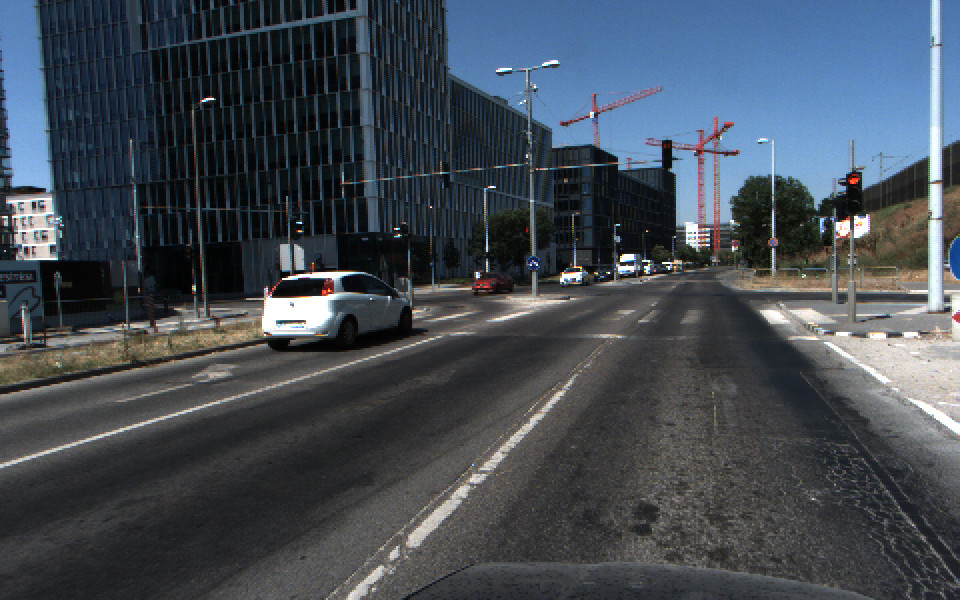
//> input picture m2.jpg, 960 x 600 px
$ ./homography_estimation 2 m2.jpg m8.jpg out.png   (built with g++ and OpenCV 4)
//> lines starting //> are read from the running program, lines starting //| are printed output that depends on the picture
#include <iostream>
#include <stdio.h>
#include <opencv2/opencv.hpp>
#include <vector>
#include <string>
#include <fstream>
#include <sstream>
#include <omp.h>

using namespace cv;
using namespace std;
#define SQRT2 1.41


void normalizePoints(
	const vector<Point2f>& input_source_points_,
	const vector<Point2f>& input_destination_points_,
	vector<Point2f>& output_source_points_,
	vector<Point2f>& output_destination_points_,
	Mat& T1_,
	Mat& T2_)
{
	T1_ = Mat::eye(3, 3, CV_32F);
	T2_ = Mat::eye(3, 3, CV_32F);

	const size_t pointNumber = input_source_points_.size();
	output_source_points_.resize(pointNumber);
	output_destination_points_.resize(pointNumber);
	float mean_source_x = 0.0, mean_source_y = 0.0, mean_destination_x = 0.0, mean_destination_y = 0.0;

	for (auto i = 0; i < pointNumber; ++i)
	{
		mean_source_x += input_source_points_[i].x;
		mean_source_y += input_source_points_[i].y;
		mean_destination_x += input_destination_points_[i].x;
		mean_destination_y += input_destination_points_[i].y;
	}
	mean_source_x /= pointNumber;
	mean_source_y /= pointNumber;
	mean_destination_x /= pointNumber;
	mean_destination_y /= pointNumber;

	float spread_source_x = 0.0, spread_source_y = 0.0, spread_destination_x = 0.0, spread_destination_y = 0.0;
	for (auto i = 0; i < pointNumber; ++i) {
		spread_source_x += (input_source_points_[i].x - mean_source_x) * (input_source_points_[i].x - mean_source_x);
		spread_source_y += (input_source_points_[i].y - mean_source_y) * (input_source_points_[i].y - mean_source_y);
		spread_destination_x += (input_destination_points_[i].x - mean_destination_x) * (input_destination_points_[i].x - mean_destination_x);
		spread_destination_y += (input_destination_points_[i].y - mean_destination_y) * (input_destination_points_[i].y - mean_destination_y);
	}

	spread_source_x /= pointNumber;
	spread_source_y /= pointNumber;
	spread_destination_x /= pointNumber;
	spread_destination_y /= pointNumber;

	Mat offs_source = Mat::eye(3, 3, CV_32F);
	Mat scale_source = Mat::eye(3, 3, CV_32F);
	Mat offs_destination = Mat::eye(3, 3, CV_32F);
	Mat scale_destination = Mat::eye(3, 3, CV_32F);

	offs_source.at<float>(0, 2) = -mean_source_x;
	offs_source.at<float>(1, 2) = -mean_source_y;
	offs_destination.at<float>(0, 2) = -mean_destination_x;
	offs_destination.at<float>(1, 2) = -mean_destination_y;

	scale_source.at<float>(0, 0) = SQRT2 / sqrt(spread_source_x);
	scale_source.at<float>(1, 1) = SQRT2 / sqrt(spread_source_y);
	scale_destination.at<float>(0, 0) = SQRT2 / sqrt(spread_destination_x);
	scale_destination.at<float>(1, 1) = SQRT2 / sqrt(spread_destination_y);

	T1_ = scale_source * offs_source;
	T2_ = scale_destination * offs_destination;

	for (auto i = 0; i < pointNumber; ++i)
	{
		Point2f p2D;

		p2D.x = SQRT2 * (input_source_points_[i].x - mean_source_x) / sqrt(spread_source_x);
		p2D.y = SQRT2 * (input_source_points_[i].y - mean_source_y) / sqrt(spread_source_y);
		output_source_points_[i] = p2D;
		p2D.x = SQRT2 * (input_destination_points_[i].x - mean_destination_x) / sqrt(spread_destination_x);
		p2D.y = SQRT2 * (input_destination_points_[i].y - mean_destination_y) / sqrt(spread_destination_y);
		output_destination_points_[i] = p2D;
	}
}

Mat calcHomography(
	vector<pair<Point2f, Point2f>>
	pointPairs)
{
	const int ptsNum = pointPairs.size();
	Mat A(2 * ptsNum, 9, CV_32F);
	for (auto i = 0; i < ptsNum; i++) {
		float u1 = pointPairs[i].first.x;
		float v1 = pointPairs[i].first.y;

		float u2 = pointPairs[i].second.x;
		float v2 = pointPairs[i].second.y;

		A.at<float>(2 * i, 0) = u1;
		A.at<float>(2 * i, 1) = v1;
		A.at<float>(2 * i, 2) = 1.0f;
		A.at<float>(2 * i, 3) = 0.0f;
		A.at<float>(2 * i, 4) = 0.0f;
		A.at<float>(2 * i, 5) = 0.0f;
		A.at<float>(2 * i, 6) = -u2 * u1;
		A.at<float>(2 * i, 7) = -u2 * v1;
		A.at<float>(2 * i, 8) = -u2;

		A.at<float>(2 * i + 1, 0) = 0.0f;
		A.at<float>(2 * i + 1, 1) = 0.0f;
		A.at<float>(2 * i + 1, 2) = 0.0f;
		A.at<float>(2 * i + 1, 3) = u1;
		A.at<float>(2 * i + 1, 4) = v1;
		A.at<float>(2 * i + 1, 5) = 1.0f;
		A.at<float>(2 * i + 1, 6) = -v2 * u1;
		A.at<float>(2 * i + 1, 7) = -v2 * v1;
		A.at<float>(2 * i + 1, 8) = -v2;

	}

	Mat eVecs(9, 9, CV_32F), eVals(9, 9, CV_32F);
	eigen(A.t() * A, eVals, eVecs);

	Mat H(3, 3, CV_32F);
	for (int i = 0; i < 9; i++) H.at<float>(i / 3, i % 3) = eVecs.at<float>(8, i);

	return H;
}

void transformImage(
	Mat origImg,
	Mat& newImage,
	Mat tr,
	bool isPerspective)
{
	Mat invTr = tr.inv();
	const int WIDTH = origImg.cols;
	const int HEIGHT = origImg.rows;
	const int newWIDTH = newImage.cols;
	const int newHEIGHT = newImage.rows;

	for (int x = 0; x < newWIDTH; x++) for (int y = 0; y < newHEIGHT; y++) {
		Mat pt(3, 1, CV_32F);
		pt.at<float>(0, 0) = x;
		pt.at<float>(1, 0) = y;
		pt.at<float>(2, 0) = 1.0;

		Mat ptTransformed = invTr * pt;
		if (isPerspective) ptTransformed = (1.0 / ptTransformed.at<float>(2, 0)) * ptTransformed;

		int newX = round(ptTransformed.at<float>(0, 0));
		int newY = round(ptTransformed.at<float>(1, 0));

		if ((newX >= 0) && (newX < WIDTH) && (newY >= 0) && (newY < HEIGHT)) newImage.at<Vec3b>(y, x) = origImg.at<Vec3b>(newY, newX);
	}
}
//----

//feature matching

void detectFeatures(
	const Mat& image1_,
	const Mat& image2_,
	vector<Point2f>& source_points_,
	vector<Point2f>& destination_points_)
{
	printf("Detect SIFT features\n");
	Mat descriptors1, descriptors2; // The descriptors of the found keypoints in the two images
	vector<KeyPoint> keypoints1, keypoints2; // The keypoints in the two images

	Ptr<SIFT> detector = SIFT::create(); // The SIFT detector
	detector->detect(image1_, keypoints1); // Detecting keypoints in the first image
	detector->compute(image1_, keypoints1, descriptors1); // Computing the descriptors of the keypoints in the first image
	printf("Features found in the first image: %d\n", keypoints1.size());

	detector->detect(image2_, keypoints2); // Detecting keypoints in the second image
	detector->compute(image2_, keypoints2, descriptors2); // Computing the descriptors of the keypoints in the second image
	printf("Features found in the second image: %d\n", keypoints2.size());

	// Do the descriptor matching by an approximated k-nearest-neighbors algorithm (FLANN) with k = 2.
	vector<vector<DMatch>> matches_vector;
	FlannBasedMatcher matcher(new flann::KDTreeIndexParams(5), new flann::SearchParams(32));
	matcher.knnMatch(descriptors1, descriptors2, matches_vector, 2); // K-nearest-neighbors

	// Iterate through the matches, apply the SIFT ratio test and if the match passes,
	// add it to the vector of found correspondences
	for (auto m : matches_vector)
	{
		if (m.size() == 2 && m[0].distance < m[1].distance * 0.80)
		{
			auto& kp1 = keypoints1[m[0].queryIdx];
			auto& kp2 = keypoints2[m[0].trainIdx];
			source_points_.push_back(kp1.pt);
			destination_points_.push_back(kp2.pt);
		}
	}
	printf("Detected correspondence number: %d\n", source_points_.size());
}


int getIterationNumber(int point_number_,
	int inlier_number_,
	int sample_size_,
	double confidence_)
{
	const double inlier_ratio = static_cast<float>(inlier_number_) / point_number_;

	static const double log1 = log(1.0 - confidence_);
	const double log2 = log(1.0 - pow(inlier_ratio, sample_size_));

	const int k = log1 / log2;
	if (k < 0)
		return INT_MAX;
	return k;
}

Mat ransacHMatrix(
	const vector<Point2f>& normalized_input_src_points_,
	const vector<Point2f>& normalized_input_destination_points_,
	vector<size_t>& inliers_,
	double confidence_,
	double threshold_)
{
	srand(time(NULL));
	// The so-far-the-best H
	Mat best_H(3, 3, CV_32F);
	// The number of correspondences
	const size_t point_number = normalized_input_src_points_.size();
	float prev_error = numeric_limits<double>::max();
	// Initializing the index pool from which the minimal samples are selected
	vector<size_t> index_pool(point_number);
	for (size_t i = 0; i < point_number; ++i)
		index_pool[i] = i;

	// The size of a minimal sample
	constexpr size_t sample_size = 4;
	// The minimal sample
	size_t* mss = new size_t[sample_size];

	size_t maximum_iterations = numeric_limits<int>::max(), // The maximum number of iterations set adaptively when a new best model is found
		iteration_limit = 5000, // A strict iteration limit which mustn't be exceeded
		iteration = 0; // The current iteration number

	vector<Point2f> source_points(sample_size),
		destination_points(sample_size);

	while (iteration++ < MIN(iteration_limit, maximum_iterations))
	{
		vector<pair<Point2f, Point2f>> pointPairs;
		for (auto sample_idx = 0; sample_idx < sample_size; ++sample_idx)
		{
			// Select a random index from the pool
			const size_t idx = round((rand() / (double)RAND_MAX) * (index_pool.size() - 1));
			mss[sample_idx] = index_pool[idx];
			index_pool.erase(index_pool.begin() + idx);

			// Put the selected correspondences into the point containers
			const size_t point_idx = mss[sample_idx];
			source_points[sample_idx] = normalized_input_src_points_[point_idx];
			destination_points[sample_idx] = normalized_input_destination_points_[point_idx];

			pair<Point2f, Point2f> Point;
			Point.first = source_points[sample_idx];
			Point.second = destination_points[sample_idx];
			pointPairs.push_back(Point);
		}

		// Estimate H matrix
		Mat H_(3, 3, CV_32F);
		H_ = calcHomography(pointPairs);

		vector<size_t> inliers;
		for (auto i = 0; i < point_number; ++i) {
			Mat pt1(3, 1, CV_32F);
			pt1.at<float>(0, 0) = normalized_input_src_points_[i].x;
			pt1.at<float>(1, 0) = normalized_input_src_points_[i].y;
			pt1.at<float>(2, 0) = 1;
			Mat pt2(3, 1, CV_32F);
			pt2.at<float>(0, 0) = normalized_input_destination_points_[i].x;
			pt2.at<float>(1, 0) = normalized_input_destination_points_[i].y;
			pt2.at<float>(2, 0) = 1;
			double error1 = pow(norm(H_ * pt1, pt2), 2);
			double error2 = pow(norm(pt1, H_.inv() * pt2), 2);
			double average_error = (error1 + error2) * 0.5;
			if (average_error < threshold_)
				inliers.push_back(i);
		}
		// Update if the new model is better than the previous so-far-the-best.
		if (inliers_.size() < inliers.size())
		{
			cout << "Inlier size: " << inliers.size();
			// Update the set of inliers
			inliers_.swap(inliers);
			inliers.clear();
			inliers.resize(0);
			// Update the model parameters
			best_H = H_;
			// Update the iteration number
			maximum_iterations = getIterationNumber(point_number,
				inliers_.size(),
				sample_size,
				confidence_);
			cout << " Max iterations: " << maximum_iterations << endl;
		}
		// Put back the selected points to the pool
		for (size_t i = 0; i < sample_size; ++i)
			index_pool.push_back(mss[i]);
	}

	return best_H;
}

//-----
// main function

int main(int argc, char* argv[])
{
	if (argc != 5)
	{
		cout << "Usage: threshold input1 input2 output" << endl;
		return -1;
	}
// input images
	Mat image1 = imread(argv[2]);
//> image1 is the input picture: 600 rows x 960 cols, CV_8UC3; mean B, G, R 84.1, 75.2, 67.3
	Mat image2 = imread(argv[3]);
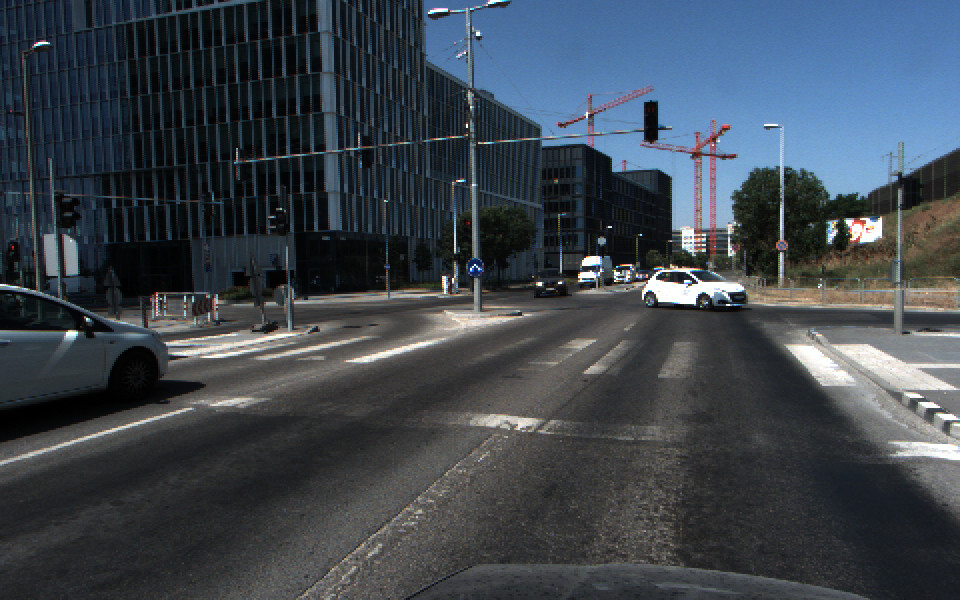
//> input picture m8.jpg, 960 x 600 px
//> image2 is the input picture: 600 rows x 960 cols, CV_8UC3; mean B, G, R 78.7, 70.2, 61.9

// Detect features
	vector<Point2f> source_points, destination_points; // Point correspondences
	detectFeatures(image1, // First image
		image2, // Second image
		source_points, // Points in the first image
		destination_points); // Points in the second image
//> in detectFeatures, `detector->detect(image1_, keypoints1);`: keypoints1 = 1895 keypoints; strongest (x, y, size): (626, 257, 5.9), (290, 278, 3.4), (477, 275, 4), (669, 268, 2.4)
//| Features found in the first image: 1895
//> in detectFeatures, `detector->detect(image2_, keypoints2);`: keypoints2 = 1656 keypoints; strongest (x, y, size): (540, 284, 3.4), (71, 334, 7.4), (867, 231, 18.5), (87, 319, 2.3)
//| Features found in the second image: 1656
//> in detectFeatures, `matcher.knnMatch(descriptors1, descriptors2, matches_vector, 2);`: matches_vector = 1895 matches
//> the loop in detectFeatures, `for (auto m : matches_vector)` made 1895 passes
//> (kp1, kp2) on passes 3, 42, 72, 92, 112, 117, 126, 127, 145: (keypoint at (5.7, 467.7), size 2.7, keypoint at (309.3, 22), size 12.7), (keypoint at (19.5, 455.1), size 3.7, keypoint at (90.9, 439.9), size 2.8), (keypoint at (27.5, 453.9), size 2.7, keypoint at (133.4, 427.6), size 2.7), (keypoint at (34.1, 320.3), size 6.7, keypoint at (905.1, 197.1), size 4.5), (keypoint at (43.3, 177.3), size 13.1, keypoint at (878.9, 305.1), size 1.9), (keypoint at (43.8, 38.2), size 5.3, keypoint at (938.3, 163.5), size 7.8), (keypoint at (46, 313.4), size 3.3, keypoint at (663.2, 181), size 12.5), (keypoint at (46.3, 70.2), size 5.7, keypoint at (938.3, 163.5), size 7.8), (keypoint at (51.1, 123), size 5, keypoint at (938.3, 163.5), size 7.8)
//> after the loop in detectFeatures, `for (auto m : matches_vector)`: source_points_ = 235 Points (x, y), first 12: [5.72, 467.7], [19.47, 455.1], [27.51, 453.9], [34.13, 320.3], [43.34, 177.3], [43.76, 38.23], [46.01, 313.4], [46.3, 70.24], [51.11, 123], [52.01, 68.09], [54.11, 386.3], [60.79, 241.3]; destination_points_ = 235 Points (x, y), first 12: [309.3, 21.97], [90.92, 439.9], [133.4, 427.6], [905.1, 197.1], [878.9, 305.1], [938.2, 163.5], [663.2, 181], [938.2, 163.5], [938.2, 163.5], [938.2, 163.5], [397.8, 115.1], [518.7, 433.3]
//| Detected correspondence number: 235
//> source_points has the same summary as source_points_ in detectFeatures; destination_points has the same summary as destination_points_ in detectFeatures

	// Normalize the coordinates of the point correspondences

	Mat T1(3, 3, CV_32F), T2(3, 3, CV_32F); // Normalizing transformations
	vector<Point2f> normalized_source_points, normalized_destination_points; // Normalized point correspondences
	normalizePoints(source_points, // Points in the first image
		destination_points,  // Points in the second image
		normalized_source_points,  // Normalized points in the first image
		normalized_destination_points, // Normalized points in the second image
		T1, // Normalizing transformation in the first image
		T2); // Normalizing transformation in the second image
//> in normalizePoints, `const size_t pointNumber = input_source_points_.size();`: pointNumber = 235
//> in normalizePoints, `output_source_points_.resize(pointNumber);`: output_source_points_ = 235 Points (x, y), first 12: [0, 0], [0, 0], [0, 0], [0, 0], [0, 0], [0, 0], [0, 0], [0, 0], [0, 0], [0, 0], [0, 0], [0, 0]
//> in normalizePoints, `output_destination_points_.resize(pointNumber);`: output_destination_points_ has the same summary as output_source_points_
//> the loop in normalizePoints, `for (auto i = 0; i < pointNumber; ++i)` made 235 passes
//> (mean_source_x, mean_source_y, mean_destination_x, mean_destination_y) on passes 1 to 3: (5.72, 467.7, 309.3, 21.97), (25.19, 922.8, 400.3, 461.9), (52.7, 1376.7, 533.7, 889.5)
//> after the loop in normalizePoints, `for (auto i = 0; i < pointNumber; ++i)`: mean_source_x = 106553.2; mean_source_y = 51667.3; mean_destination_x = 106582.3; mean_destination_y = 48968.7
//> in normalizePoints, `mean_source_x /= pointNumber;`: mean_source_x = 453.4
//> in normalizePoints, `mean_source_y /= pointNumber;`: mean_source_y = 219.9
//> in normalizePoints, `mean_destination_x /= pointNumber;`: mean_destination_x = 453.5
//> in normalizePoints, `mean_destination_y /= pointNumber;`: mean_destination_y = 208.4
//> the loop in normalizePoints, `for (auto i = 0; i < pointNumber; ++i)` made 235 passes
//> (spread_source_x, spread_source_y, spread_destination_x, spread_destination_y) on passes 1 to 3: (200431, 61413.7, 20794.1, 34746.2), (388745.8, 116762.6, 152287, 88347.7), (570139.8, 171535.6, 254751.1, 136402.2)
//> after the loop in normalizePoints, `for (auto i = 0; i < pointNumber; ++i)`: spread_source_x = 14702128; spread_source_y = 4149558.2; spread_destination_x = 16962838; spread_destination_y = 3573964
//> in normalizePoints, `spread_source_x /= pointNumber;`: spread_source_x = 62562.2
//> in normalizePoints, `spread_source_y /= pointNumber;`: spread_source_y = 17657.7
//> in normalizePoints, `spread_destination_x /= pointNumber;`: spread_destination_x = 72182.3
//> in normalizePoints, `spread_destination_y /= pointNumber;`: spread_destination_y = 15208.4
//> in normalizePoints, `offs_source.at<float>(0, 2) = -mean_source_x;`: offs_source = [[1, 0, -453.4], [0, 1, 0], [0, 0, 1]]
//> in normalizePoints, `offs_source.at<float>(1, 2) = -mean_source_y;`: offs_source = [[1, 0, -453.4], [0, 1, -219.9], [0, 0, 1]]
//> in normalizePoints, `offs_destination.at<float>(0, 2) = -mean_destination_x;`: offs_destination = [[1, 0, -453.5], [0, 1, 0], [0, 0, 1]]
//> in normalizePoints, `offs_destination.at<float>(1, 2) = -mean_destination_y;`: offs_destination = [[1, 0, -453.5], [0, 1, -208.4], [0, 0, 1]]
//> in normalizePoints, `scale_source.at<float>(0, 0) = SQRT2 / sqrt(spread_source_x);`: scale_source = [[0.00564, 0, 0], [0, 1, 0], [0, 0, 1]]
//> in normalizePoints, `scale_source.at<float>(1, 1) = SQRT2 / sqrt(spread_source_y);`: scale_source = [[0.00564, 0, 0], [0, 0.0106, 0], [0, 0, 1]]
//> in normalizePoints, `scale_destination.at<float>(0, 0) = SQRT2 / sqrt(spread_destination_x);`: scale_destination = [[0.00525, 0, 0], [0, 1, 0], [0, 0, 1]]
//> in normalizePoints, `scale_destination.at<float>(1, 1) = SQRT2 / sqrt(spread_destination_y);`: scale_destination = [[0.00525, 0, 0], [0, 0.0114, 0], [0, 0, 1]]
//> in normalizePoints, `T1_ = scale_source * offs_source;`: T1_ = [[0.00564, 0, -2.56], [0, 0.0106, -2.33], [0, 0, 1]]
//> in normalizePoints, `T2_ = scale_destination * offs_destination;`: T2_ = [[0.00525, 0, -2.38], [0, 0.0114, -2.38], [0, 0, 1]]
//> after the loop in normalizePoints, `for (auto i = 0; i < pointNumber; ++i)`: output_source_points_ = 235 Points (x, y), first 12: [-2.52, 2.63], [-2.45, 2.5], [-2.4, 2.48], [-2.36, 1.07], [-2.31, -0.451], [-2.31, -1.93], [-2.3, 0.993], [-2.29, -1.59], [-2.27, -1.03], [-2.26, -1.61], [-2.25, 1.77], [-2.21, 0.228]; output_destination_points_ = 235 Points (x, y), first 12: [-0.757, -2.13], [-1.9, 2.65], [-1.68, 2.51], [2.37, -0.129], [2.23, 1.11], [2.54, -0.513], [1.1, -0.313], [2.54, -0.513], [2.54, -0.513], [2.54, -0.513], [-0.293, -1.07], [0.342, 2.57]
//> normalized_source_points has the same summary as output_source_points_ in normalizePoints; normalized_destination_points has the same summary as output_destination_points_ in normalizePoints; T1 has the same summary as T1_ in normalizePoints; T2 has the same summary as T2_ in normalizePoints

	//robust by the RANSAC
	Mat best_H(3, 3, CV_32F);
	vector<size_t> inliers;
	best_H = ransacHMatrix(normalized_source_points,   // Normalized points in the first image
		normalized_destination_points,   // Normalized points in the second image
		inliers, // The inliers of the fundamental matrix
		0.99, // The required confidence in the results
		stod(argv[1])); // The inlier-outlier threshold
//> in ransacHMatrix, `const size_t point_number = normalized_input_src_points_.size();`: point_number = 235
//> after the loop in ransacHMatrix, `for (size_t i = 0; i < point_number; ++i)`: index_pool = 235 values from 0 to 234
//> the loop in ransacHMatrix, `while (iteration++ < MIN(iteration_limit, maximum_iterations))` made 77 passes
//> (inlier_ratio in getIterationNumber, log2 in getIterationNumber, k in getIterationNumber, maximum_iterations) on pass 2: (0.306, -0.00885, 520, 520)
//> (inlier_ratio in getIterationNumber, log2 in getIterationNumber, k in getIterationNumber, maximum_iterations) on passes 1, 13, 16, 55: (0.0298, -7.87e-07, 5849580, 5849580), (0.37, -0.019, 242, 242), (0.4, -0.0259, 177, 177), (0.489, -0.0591, 77, 77)
//|  Max iterations: 5849580
//| Inlier size: 72 Max iterations: 520
//| Inlier size: 87 Max iterations: 242
//| Inlier size: 94 Max iterations: 177
//| Inlier size: 115 Max iterations: 77
//> (output is shown up to pass 55 of 77)
//> after the loop in ransacHMatrix, `while (iteration++ < MIN(iteration_limit, maximum_iterations))`: iteration = 78; index_pool = 235 values, max 234 at index 201, min 0 at index 0, mean 117; source_points = 4 Points (x, y): [1.7, -0.478], [-0.338, 1.06], [2.58, -0.184], [1.32, 0.164]; destination_points = 4 Points (x, y): [1.61, -0.485], [-1.87, 1.91], [2.51, -0.0492], [1.2, 0.368]
//> best_H = [[0.625, -0.074, -0.174], [0.0524, 0.595, 0.0178], [0.0614, -0.0543, 0.458]]; inliers = 115 values from 25 to 234

	best_H = T2.inv() * best_H * T1; // Denormalize the H matrix
//> best_H = [[0.828, -0.411, -110.5], [0.098, 0.432, -42.35], [0.000346, -0.000576, 0.428]]
	best_H = best_H * (1.0 / best_H.at<float>(2, 2));
//> best_H = [[1.94, -0.96, -258.2], [0.229, 1.01, -98.93], [0.000809, -0.00135, 1]]
	cout << best_H << endl;
//| [1.9352717, -0.95983291, -258.20517;
//|  0.22891688, 1.0092998, -98.934326;
//|  0.00080872007, -0.0013457562, 0.99999994]

	Mat transformedImage = Mat::zeros(1.8*image1.size().height,1.5*image1.size().width, image1.type());
	transformImage(image2, transformedImage, Mat::eye(3, 3, CV_32F), true);
//> in transformImage, `Mat invTr = tr.inv();`: invTr = [[1, 0, 0], [0, 1, 0], [0, 0, 1]]
//> after the loop in transformImage, `for (int x = 0; x < newWIDTH; x++) for (int y = 0; y < newHEIGHT; y++)`:
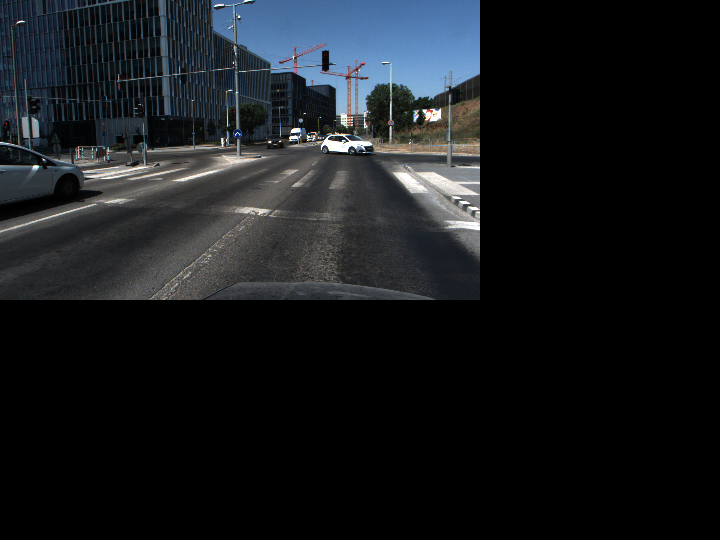
//> newImage: 1080 rows x 1440 cols, CV_8UC3 (shown at 1/2 size); mean B, G, R 29.2, 26, 22.9
	transformImage(image1, transformedImage, best_H, true);
//> call 2 of transformImage, with isPerspective = true
//> in transformImage (call 2), `Mat invTr = tr.inv();`: invTr = [[0.384, 0.573, 155.8], [-0.135, 0.939, 57.99], [-0.000493, 0.000801, 0.952]]
//> after the loop in transformImage (call 2), `for (int x = 0; x < newWIDTH; x++) for (int y = 0; y < newHEIGHT; y++)`:
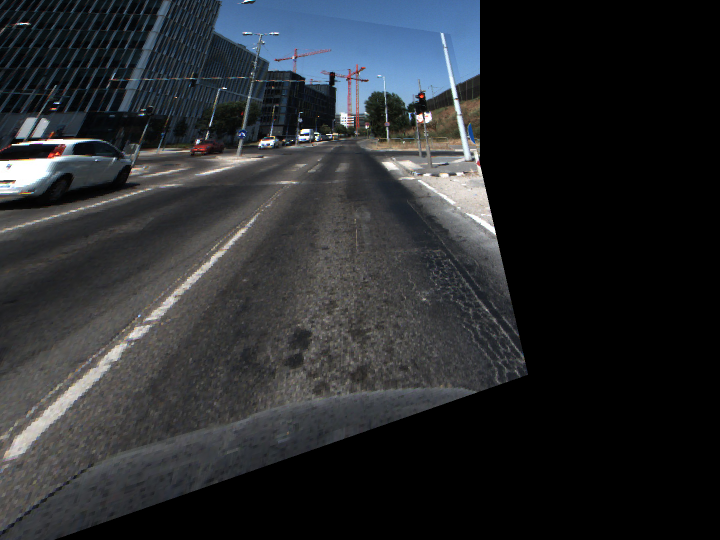
//> newImage: 1080 rows x 1440 cols, CV_8UC3 (shown at 1/2 size); mean B, G, R 46.9, 43.8, 41.1
	imwrite(argv[4], transformedImage);
	namedWindow("Transformed image", WINDOW_NORMAL);
	imshow("Transformed image", transformedImage);
	waitKey();

	return 0;
}
